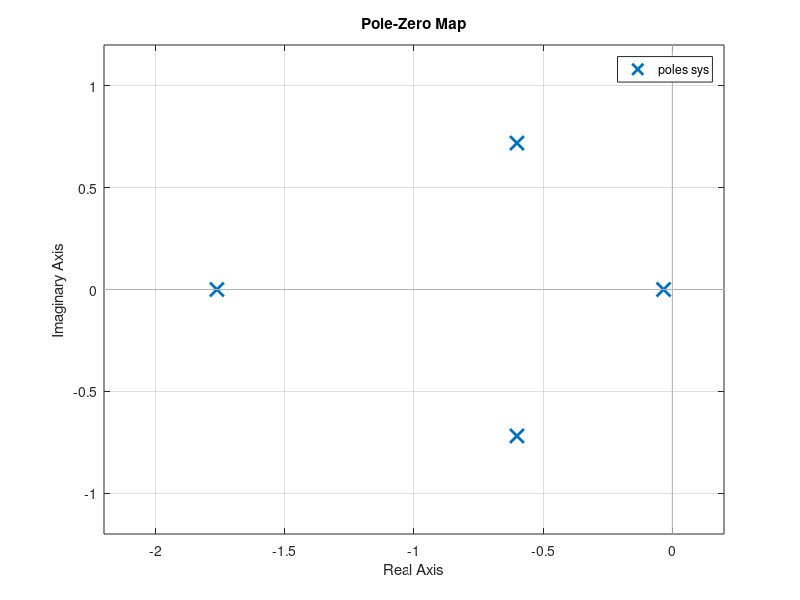

MATLAB code for this plot: (Note: this script raises an error after producing the figure.)
%clear
close all
clear
close all
clc

% constants
K1 = 5;
K2 = 50;
K3 = 5;
F1 = 100;
F2 = 200;
M1 = 100;
M2 = 100;
%DEFINE BLOCKS
B1 = tf(1,1); %we will assume there is a unity block takes the input of the system
B2 = tf(K1,1); 
B3 = tf(K2,1); 
B4 = tf([F1,0],1); 
B5 = tf(1,[M1,0,0]); 
B6 = tf(K2,1); 
B7 = tf(K2,1); 
B8 = tf(K3,1); 
B9 = tf([F2,0],1); 
B10 = tf(1,[M1,0,0]); 
B11 = tf(K2,1);

%DEFINE SYSTEM to obtain X1/U and X2/U
BlockMat = append(B1,B2,B3,B4,B5,B6,B7,B8,B9,B10,B11);
% DEFINE CONNECTIONS
connect_map =[
    2,5,0,0,0,0; ...
    3,5,0,0,0,0; ...
    4,5,0,0,0,0; ...
    5,1,11,-2,-3,-4; ...
    6,5,0,0,0,0; ...
    7,10,0,0,0,0; ...
    8,10,0,0,0,0; ...
    9,10,0,0,0,0; ...
    10,6,-7,-8,-9,0; ...
    11,10,0,0,0,0; ...
];
input_loc = 1; 
output_loc = [5,10]; %we get X1 from block 5 and X2 from block 10

sys=connect(BlockMat,connect_map,input_loc,output_loc);
% Define a transfer function
tf_sys = tf(sys);
disp('Transfer Function:');
disp(tf_sys);
% Extract the numerator and denominator coefficients
[num, den] = tfdata(tf_sys,'v');

% disp('Numerator Coefficients:');
% disp(num);
% disp('Denominator Coefficients:');
% disp(den);  
% we need to check the stability of the system before we can proceed to set the option of RiseTimeLimits
% because if the system is unstable, we will not proceed to get the T.R
% if z >1 overdamped system so we won't set the option of RiseTimeLimits but if 0< z <1 underdamped system so we will set the option of RiseTimeLimits

% Req 3:For any of the two transfer functions (i.e. X1/U) study the stability of the system. 
figure(1)
pzmap(sys);

% Req 4: If a fixed input force of 1N is applied to the system. Simulate the system under this value of 
% input force showing the response of X1, X2 also from the resulting responses calculate the steady 
% state values of these signals. 
figure(2)
p = stepplot(sys);
setoptions(p,'RiseTimeLimits' ,[0,1]);
% TODO: Compute the steady state values of the signals X1,X2



[wn,z]=damp(sys);

% Req 5: in report

% Req 6:Simulate the system for a desired level (Xd) of 2 m. showing the response of X2. 
H = tf(1,1);
modification=feedback(tf_sys,H);

opt = RespConfig;
opt.Amplitude = 2;
step(modification,opt);





